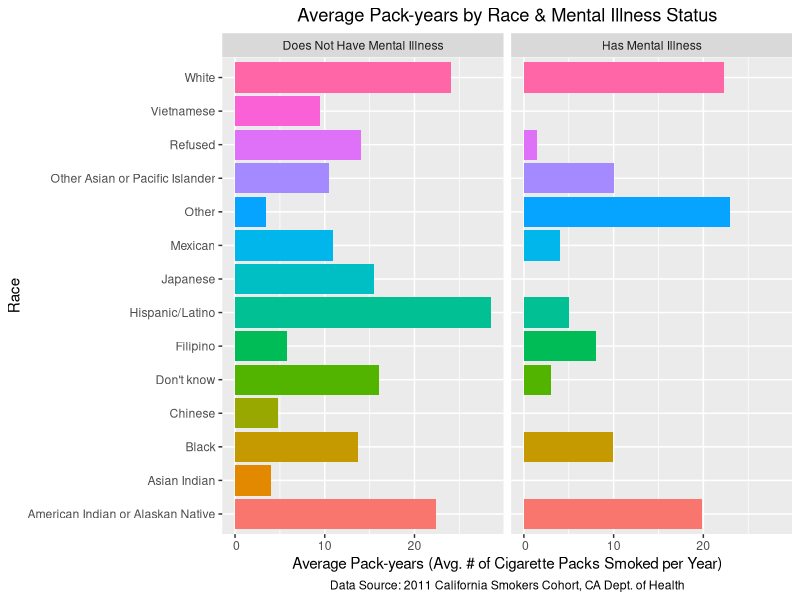
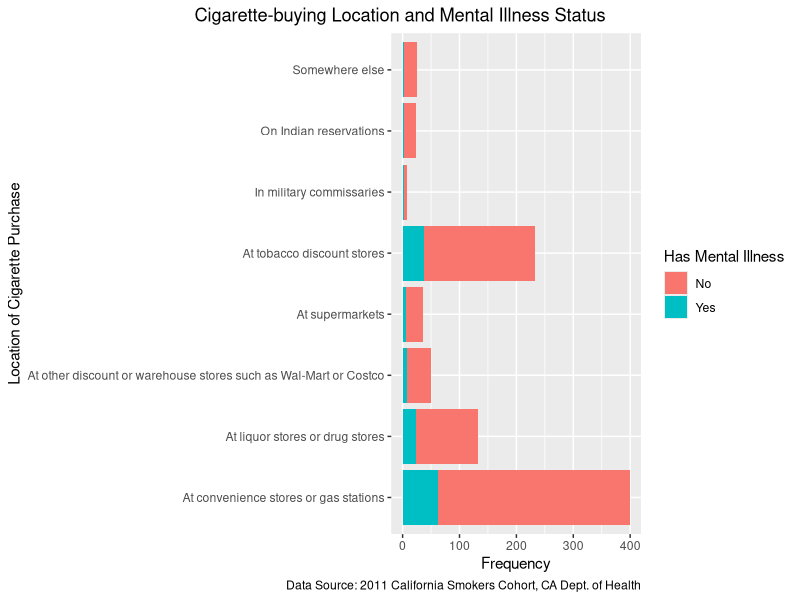

Generate these figures, in order, with R:
## ---- chunk 1
library(tidyverse)
library(knitr)
library(kableExtra)

#Insert previous code with updated datasets 
race_data <-read_csv("ca_csc_outcome_race_data.csv",
            col_select = c(ID, NERVOUS, WORRYING, PROBINTR,
                           PROBDOWN, ASTHMA, HEARTDIS,
                           DIABETES, OTHMENILL, race01, race02, race03,
                           race04, race05, race06, race07, race08,
                           race09, race10, race11, race12, race13,
                           race14, race15),
            na = c("", "NA", "NA/Not Applicable", "N/A", "n/a",
                   "(DO NOT READ) NA/Not Applicable",
                   "(DO NOT READ) Refused",
                   "(DO NOT READ) Don't know"))

smoker_data <- read_csv("ca_csc_smoker_data.csv",
            col_select = c(psraid, smokstat, WHEREBUY, BUYCALIF,
                           HOWMANY, SMOK6NUM, SMOK6UNI),
            na = c("", "NA", "NA/Not Applicable", "N/A", "n/a",
                   "(DO NOT READ) NA/Not Applicable",
                   "(DO NOT READ) Refused",
                   "(DO NOT READ) Don't know"))

#Changed casing for variables from capitals to lowercase in both dataframes
#of race_data and smoker_data
names(race_data) <- tolower(names(race_data))
names(smoker_data) <- tolower(names(smoker_data))

#Re-coded "100 or more cigarettes" to "100" for future pack-year calculations
#once the variable `howmany` is converted from character to numeric data type
smoker_data$howmany <- recode(smoker_data$howmany,
                              "100 or more cigarettes" = "100")

#Changed the data type of `howmany` from character to numeric in order to
#perform calculations for pack-years later
smoker_data$howmany <- as.numeric(smoker_data$howmany)

#Re-coded "In military commissaries, or" to "In military commissaries", as well
#as "Somewhere else (SPECIFY)?" to "Somewhere else" to make
#response option more understandable when displayed for the variable `wherebuy`.
smoker_data$wherebuy <- recode(smoker_data$wherebuy,
                  "In military commissaries, or" = "In military commissaries",
                  "Somewhere else (SPECIFY)?" = "Somewhere else")

#Created new variable `race` to combine variables race01:race15 into one column. 
race_data_2 <- race_data %>%
  mutate(race = case_when(race01 == "Yes" ~ "White",
        race02 == "Yes" ~ "Black",
        race03 == "Yes" ~ "Japanese",
        race04 == "Yes" ~ "Chinese",
        race05 == "Yes" ~ "Filipino",
        race06 == "Yes" ~ "Korean",
        race07 == "Yes" ~ "Other Asian or Pacific Islander",
        race08 == "Yes" ~ "American Indian or Alaskan Native",
        race09 == "Yes" ~ "Mexican",
        race10 == "Yes" ~ "Hispanic/Latino",
        race11 == "Yes" ~ "Other",
        race12 == "Yes" ~ "Vietnamese",
        race13 == "Yes" ~ "Asian Indian",
        race14 == "Yes" ~ "Refused",
        race15 == "Yes" ~ "Don't know")) %>%
  select(-(race01:race15))

#Created new variable "packs_per_day" for future calculations for pack-years
smoker_data_2 <- smoker_data %>% mutate(packs_per_day = howmany/20)

## ---- chunk 2
#We calculated pack-years, which is given by the formula of
#pack-years = # of packs of cigarettes smoked per day * years a person has smoked.
#This calculation led to the creation of a new variable called `pack_years`.
#`pack_years` was created conditionally based on the three different time units
#as determined by the existing variable `smok6uni`, which are: "Days", "Months",
#and "Years". To change the unit of "Days" to years, we set up a conditional
#statement in the code to divide `smok6num` by 365 before multiplying the result
#by `packs_per_day` to get pack-years. Similarly, to change the unit of "Months"
#to years, we set up a conditional statement in the code to divide `smok6num`
#by 12 before multiplying the result by `packs_per_day` to get pack-years. For
#`smok6uni` observations that have the value "Years", we just multiplied
#`smok6num` by `packs_per_day` to get pack-years directly. We assigned
#this overall change in the data frame smoker_data_2 to a new data frame
#called smoker_data_3, which includes the new variable `pack_years`.

smoker_data_3 <- smoker_data_2 %>%
  mutate(pack_years =
           case_when(smok6uni == "Days" ~ packs_per_day*(smok6num/365),
                     smok6uni == "Months" ~ packs_per_day*(smok6num/12),
                     smok6uni == "Years" ~ packs_per_day*(smok6num)))

#We then rounded `pack_years` to the nearest whole number for all observations.

smoker_data_3$pack_years <- round(smoker_data_3$pack_years, 0)

## ---- chunk 3

#In order to join our two cleaned data sets together, we first had to remove the
#strings of 'DIS' and 'STAT' from the `id` column of race_data_2 by using gsub().
#We overwrote these changes in the race_data_2 data frame and viewed these new
#changes to make sure the `id` variable only contains numbers and no
#characters.

race_data_2$id <- gsub('[DISSTAT]', '', race_data_2$id)

#Next, looking at the smoker_data_3 data frame, we see that the `psraid`
#variable contains each study participant's unique ID number, but the variable
#is a numeric data type. On the other hand, `id` from the race_data_2
#data frame is a character data type. We needed to convert `psraid` then from
#character to numeric data type because 1) `psraid` is an identifier rather than
#a numeric value to mathematically manipulate even if it does contain numbers
#and 2) in order to perform a join, the two variables must be the same data
#type.

smoker_data_3$psraid <- as.character(smoker_data_3$psraid)

#Afterward, we performed an inner join between race_data_2 and
#smoker_data_3 by each study participant's unique ID number, which is
#represented by `id` in race_data_2 and `psraid` in smoker_data_3. We
#chose to do an inner join because we wanted to select participants that
#exist in each of our two data sets for our final data frame.
#We assigned this join to a new data frame called joined_smoking_df.

joined_smoking_df <- inner_join(x = race_data_2, y = smoker_data_3,
                                by=c("id" = "psraid"))

## ---- chunk 4

#Table for avg pack-years per disease for smokers who have a disease
t_avg_pack_years_disease <- joined_smoking_df %>%
  mutate(disease = case_when(asthma == "Yes" ~ "Asthma",
                            heartdis == "Yes" ~ "Heart Disease",
                            diabetes == "Yes" ~ "Diabetes",
                            othmenill == "Yes" ~ "Mental Illness")) %>%
  select(disease, pack_years) %>%
  filter(!is.na(pack_years), !is.na(disease)) %>%
  group_by(disease) %>%
  summarize(avg_pack_years = round(sum(pack_years)/n(), 0))


#Kable table for avg pack-years per disease for smokers who have a disease
#(produced below)
kable(t_avg_pack_years_disease, 
booktabs=T, 
col.names=c("Disease", "Average Pack-years"),  
align='lcccc', 
caption= 'Average Pack-years for Smokers Who Have a Disease') %>%
kable_styling(full_width = T) %>%
kable_styling(latex_options = "hold_position") %>%
footnote(general = 
           "Data Source: 2011 California Smokers Cohort, CA Dept. of Health")

## ---- chunk 5

#We first created a subset of the data frame joined_smoking_df for our disease of
#interest, mental illness, called avg_pack_years_race_othmenill. This subset
#includes only the variable of `race` and average values of the variable
#`pack_years` pertaining to mental illness status. The purpose of creating this
#subset is to simplify the process of creating a graph in the next step by
#showing only the relevant information we need.

avg_pack_years_race_othmenill <- joined_smoking_df %>%
  filter(!is.na(pack_years)) %>%
  group_by(race, othmenill) %>%
  summarize(avg_pack_years = sum(pack_years)/n())


#We then created a bar graph representing avg_pack_years_race_othmenill excluding
#NA values in the variables `othmenill` and `avg_pack_years` since we have
#determined that the NA values do not present valuable information for our
#analyses.

avg_pack_years_race_othmenill %>%
  drop_na(c(othmenill, avg_pack_years)) %>%
  ggplot(aes(x = race, y = avg_pack_years)) +
  geom_bar(aes(fill=race), stat="identity", position = "dodge") +
  coord_flip() +
  guides(fill = "none") +
  labs(x = "Race",
       y = "Average Pack-years (Avg. # of Cigarette Packs Smoked per Year)",
  title = "Average Pack-years by Race & Mental Illness Status",
  caption = "Data Source: 2011 California Smokers Cohort, CA Dept. of Health") +
  scale_y_continuous(labels = function(x) format(x,big.mark=",",
                                                     scientific=FALSE)) +
  facet_wrap(~ othmenill, labeller = labeller(othmenill =
                                      c("No" = "Does Not Have Mental Illness",
                                        "Yes" = "Has Mental Illness"))) +
  theme(plot.title = element_text(hjust = 0.5),
        plot.caption = element_text(hjust = 0.5))
       
## ---- chunk 6

#As similarly performed for the graph above, we also excluded NA values for the
#variables of `wherebuy` and `othmenill` prior to creating this graph because
#we did not believe NA values would be telling us any valuable information.
#We chose to create a stack bar graph in order to more easily compare the
#mental illness statuses reported by smokers for each cigarette
#purchase location (since the frequencies are small), as well as showcase
#the frequency that cigarettes were purchased at each location by smokers.

joined_smoking_df %>%
  filter(!is.na(wherebuy), !is.na(othmenill)) %>%
  ggplot(aes(x = wherebuy)) + 
  geom_bar(aes(fill=othmenill), position = "stack") +
  coord_flip() +
  theme(plot.title.position = "plot",
        plot.title = element_text(hjust = 0.5)) +
  scale_fill_discrete(name = "Has Mental Illness",) + 
  labs(x = "Location of Cigarette Purchase",
       y ="Frequency",
  title="Cigarette-buying Location and Mental Illness Status",
  caption = "Data Source: 2011 California Smokers Cohort, CA Dept. of Health")
